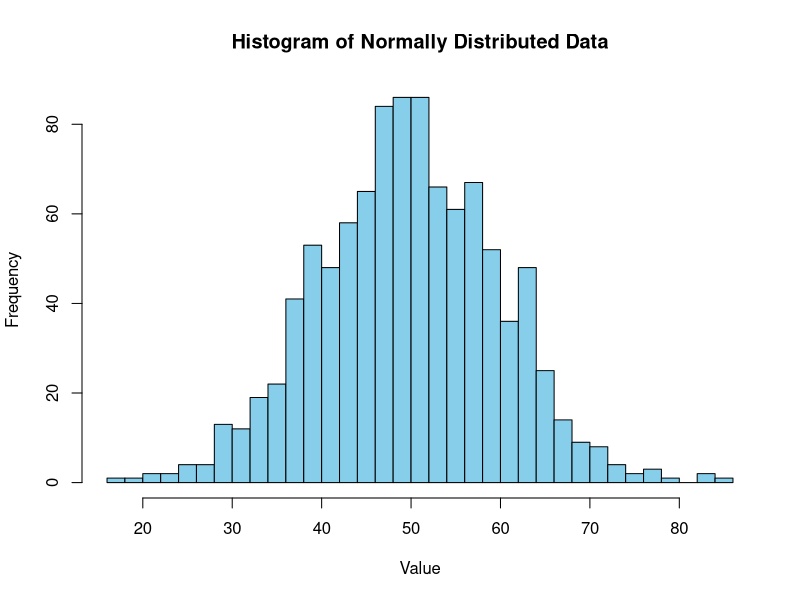
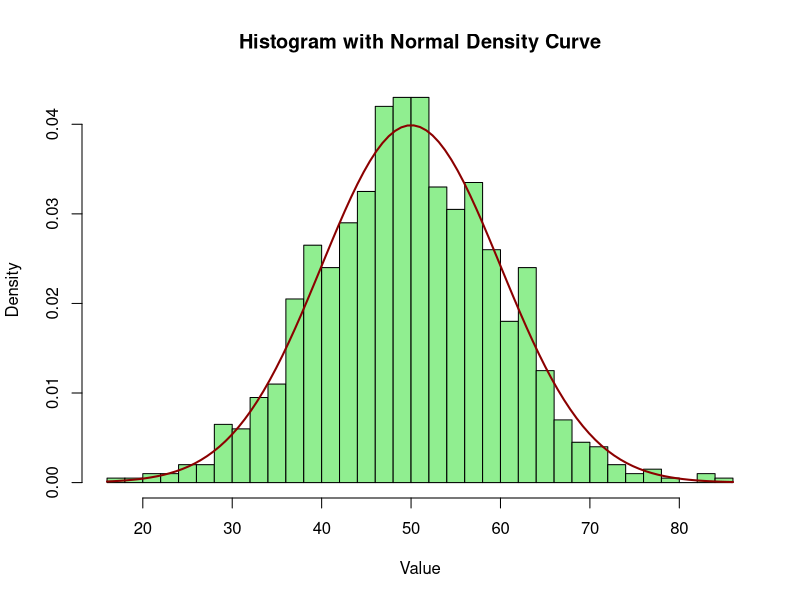

Reproduce these figures in R, in order. (Note: this script raises an error after producing the figures.)
# distribution_sample.R
# Histogram and summary stats for normal distribution

# --- Histogram and Summary Statistics for a Normal Distribution ---

# 1. Define parameters for the normal distribution
mean_val <- 50    # Mean (μ) of the distribution
sd_val <- 10      # Standard Deviation (σ) of the distribution
num_samples <- 1000 # Number of random samples to generate

# 2. Generate random data from a normal distribution
# rnorm(n, mean = ..., sd = ...) generates 'n' random numbers
# from a normal distribution with the specified mean and standard deviation.
set.seed(42) # Set a seed for reproducibility, so you get the same random numbers each time
normal_data <- rnorm(n = num_samples, mean = mean_val, sd = sd_val)

# --- 3. Calculate Summary Statistics ---
print("--- Summary Statistics for the Normal Distribution Data ---")

# Basic summary (min, 1st Quartile, Median, Mean, 3rd Quartile, Max)
summary_stats <- summary(normal_data)
print(summary_stats)

# Individual statistics
mean_of_data <- mean(normal_data)
median_of_data <- median(normal_data)
sd_of_data <- sd(normal_data)
min_of_data <- min(normal_data)
max_of_data <- max(normal_data)
quantile_25 <- quantile(normal_data, 0.25)
quantile_75 <- quantile(normal_data, 0.75)

print(paste("Mean:", round(mean_of_data, 2)))
print(paste("Median:", round(median_of_data, 2)))
print(paste("Standard Deviation:", round(sd_of_data, 2)))
print(paste("Minimum:", round(min_of_data, 2)))
print(paste("Maximum:", round(max_of_data, 2)))
print(paste("25th Percentile (Q1):", round(quantile_25, 2)))
print(paste("75th Percentile (Q3):", round(quantile_75, 2)))
print("--------------------------------------------------")


# --- 4. Create a Histogram ---
# A histogram visually represents the distribution of a dataset.
# The x-axis shows bins (intervals) of data values, and the y-axis shows the frequency
# (count) of data points falling into each bin.

hist(normal_data,
     main = "Histogram of Normally Distributed Data", # Title of the histogram
     xlab = "Value",                                 # Label for the x-axis
     ylab = "Frequency",                             # Label for the y-axis
     col = "skyblue",                                # Bar color
     border = "black",                               # Border color of bars
     breaks = 30,                                    # Number of bins (or a vector of breakpoints)
     prob = FALSE                                    # Display frequencies (counts) on y-axis (TRUE for density)
)

# Optionally, add a density curve of the theoretical normal distribution
# to compare with the histogram bars.
# For this, we need 'prob = TRUE' in hist() to get density on y-axis.
hist(normal_data,
     main = "Histogram with Normal Density Curve",
     xlab = "Value",
     ylab = "Density",
     col = "lightgreen",
     border = "black",
     breaks = 30,
     prob = TRUE # Important: set to TRUE for density
)

# Add the theoretical normal density curve
curve(dnorm(x, mean = mean_val, sd = sd_val), # dnorm() is the density function for normal distribution
      add = TRUE,                              # Add to the existing plot
      col = "darkred",                         # Color of the curve
      lwd = 2                                  # Line width
)

# Add a vertical line for the mean
tabline(v = mean_of_data, col = "blue", lty = 2, lwd = 2)
text(mean_of_data + 1, max(hist(normal_data, plot = FALSE)$density) * 0.9, "Mean", col = "blue", pos = 4)

